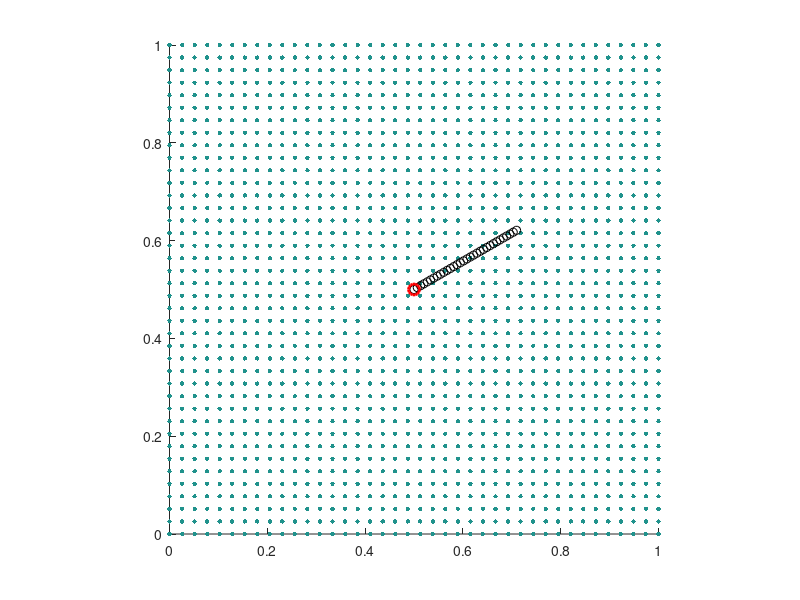

This chart was generated by the following MATLAB code: (Note: this script raises an error after producing the figure.)
%initialize.m
%% Initialize Parameters and special indices

L=1.0 % Box size                                        % m
N=64 % Number of grid cells
h=L/N % Grid spacing                                    % m
ip=[(2:N),1] % Grid index shifted left
im=[N,(1:(N-1))] % Grid index shifted right
K = 1e6;                                                % N/m²
rho=1; % Fluid density                                  % kg/m³
mu=0.01; % viscosity                                    % kg/(m·s)
tmax=100; % Run until time                               % s
dt=2e-4; % Time step                                    % s
clockmax=ceil(tmax/dt);

%% 数据记录参数
viz_gap = 0.0025; % 可视化时间间隔 (s)
record_interval = round(viz_gap / dt); % 数据记录步长间隔

%% Initialize the visualization options
viz_option = "lagrangian particles"; % all options: "vorticity", "lagrangian particles"

%% Initialize boundary and velocity
%f0=1e-3;
%k=0:(Nb-1);
%theta = k'*dtheta;
%X = (L/2) + (L/4)*[cos(theta), sin(theta)];

% Assume the 假设线段长度 L0，pivot点位于 Lp
%f0=1e2;
f0=5e-1; % 1e0;
L0 = L/4;
Px=L/2;
Py=L/2;
Nb = ceil(L0/(h/2));
ds = L0/Nb;
s = (0:(Nb-1))*ds;
pivot_frac = 0;
Lp = pivot_frac*L0;
m0 = 5e0;            % 线密度(可根据需要调整)
theta0 = pi/6;
X = zeros(Nb,2);
X(:,1) = Px + (s - Lp)*cos(theta0);
X(:,2) = Py + (s - Lp)*sin(theta0);
pivot = [Px;Py];
% I0 = m0 * integral_0^L0 (s - Lp)^2 ds = m0 * [ ( (L0 - Lp)^3 + (Lp)^3 ) / 3 ]
I0 = m0*((L0 - Lp)^3 + Lp^3)/3; 
theta = theta0;   % 初始角度
omega = 0;   % 初始角速度


u=zeros(N,N,2);
U0 = 0;  % 设定水平向右的常数速度，比如1 m/s，可根据需要调整
u(:,:,1) = U0;  % x方向速度全部设为 U0
u(:,:,2) = 0;   % y方向速度为 0
%j1=0:(N-1); % Initialize fluid velocity as (0,sin(2*pi*x/L))
%x=j1'*h;
%u(j1+1,:,2)=sin(2*pi*x/L)*ones(1,N);

%% Initialize animation
switch viz_option
    case 'vorticity'
        vorticity=(u(ip,:,2)-u(im,:,2)-u(:,ip,1)+u(:,im,1))/(2*h);
        dvorticity=(max(max(vorticity))-min(min(vorticity)))/5;
        values= (-10*dvorticity):dvorticity:(10*dvorticity); % Get vorticity contours
        valminmax=[min(values),max(values)];
        xgrid=zeros(N,N);
        ygrid=zeros(N,N);
        for j=0:(N-1)
          xgrid(j+1,:)=j*h;
          ygrid(:,j+1)=j*h;
        end
        contour(xgrid,ygrid,vorticity,values)
        caxis(valminmax)

        set(gcf,'double','on')
        contour(xgrid,ygrid,vorticity,values)
        hold on
        plot(X(:,1),X(:,2),'ko')
        axis([0,L,0,L])
        caxis(valminmax)
        axis equal
        axis manual
        drawnow
        hold off
    case "lagrangian particles"
        % visualize by Lagrangian Particle Tracking
        np=40;
        [particles_x, particles_y] = meshgrid(linspace(0,L,np),linspace(0,L,np));
        particles = [particles_x(:), particles_y(:)];
        [X_grid, Y_grid] = meshgrid(linspace(0, L, N), linspace(0, L, N));
        particles_vel_x = interp2(X_grid, Y_grid, u(:,:,1), particles(:,1), particles(:,2), 'linear', 0);
        particles_vel_y = interp2(X_grid, Y_grid, u(:,:,2), particles(:,1), particles(:,2), 'linear', 0);
        particles_vel2 = [particles_vel_x, particles_vel_y];
        speed = sqrt(particles_vel2(:,1).^2 + particles_vel2(:,2).^2);
        max(speed)
        speed_min = 0; speed_max = 1;
        avg_speed = mean(speed);
        
        scatter(particles(:,1), particles(:,2), 10, speed, 'filled', 'MarkerEdgeColor', 'none') 
        hold on
        plot(X(:,1),X(:,2),'ko')
        plot(pivot(1), pivot(2), 'ro', 'MarkerSize', 8, 'LineWidth', 2)
        axis([0 L 0 L])
        axis square;
        axis manual
        
        %colormap(jet)
        colormap(parula)
        colorbar
        clim([speed_min speed_max])
        title(sprintf('Time = %.2f, Avg Speed = %.4f', clock * dt, avg_speed))
        drawnow
        hold off
    otherwise
        error('Invalid visualization mode.');
end

%% 扩展分析数据结构
global analysis_data vorticity_snapshots;
num_records = ceil(tmax / (dt * record_interval)); % 使用局部变量计算
analysis_data = struct(...
    'time', zeros(num_records, 1), ... % 使用 num_records 而不是之前的引用
    'angle', zeros(num_records, 1), ...
    'omega', zeros(num_records, 1), ...
    'torque', zeros(num_records, 1), ...
    'upper_speed', zeros(num_records, 1), ...   % 上半区平均速度
    'lower_speed', zeros(num_records, 1), ...   % 下半区平均速度
    'pressure_diff', zeros(num_records, 1), ...  % 上下压力差
    'vorticity_peak', zeros(num_records, 1) ...  % 棒后涡量极值
);
% 定义速度/压力探测区域
[X_grid, Y_grid] = meshgrid(linspace(0, L, N), linspace(0, L, N));
is_upper = Y_grid > L/2;  % 上半区域掩膜（N×N逻辑矩阵）
is_lower = Y_grid < L/2;  % 下半区域掩膜
% 新增：定义用于存储涡量场快照的 cell 数组，每个元素保存一个时刻的涡量场矩阵
vorticity_snapshots = cell(num_records, 1);
